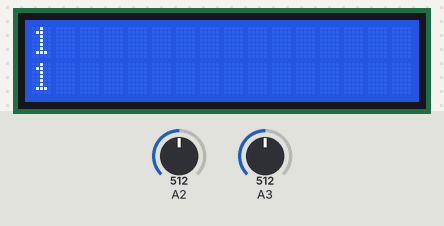
The sketch below on a simulated Arduino Uno, built with avr-gcc and run on an emulated ATmega328P. Shown: 16×2 character LCD. The test bench sets the inputs (shaded band); at power-on: A2 = 512, A3 = 512. No radio packets arrive unless stated; what the sketch prints to the serial monitor is not drawn.

Above: at 1.3 s.
1.4 s: A2 set to 610
At 2.6 s:
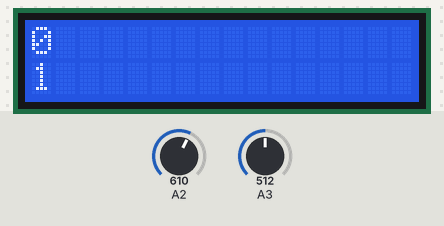
2.9 s: A3 set to 610
At 3.7 s:
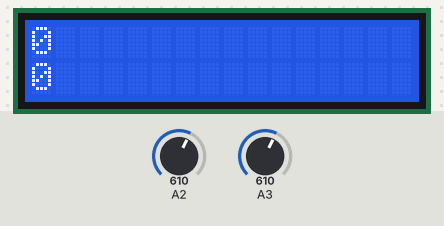
4.4 s: A2 set to 590
At 4.8 s:
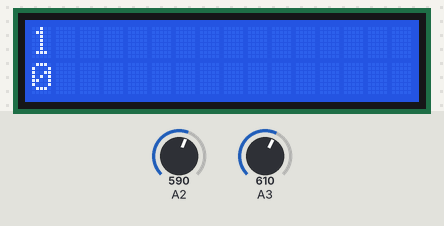
5.9 s: A3 set to 390
At 7.1 s:
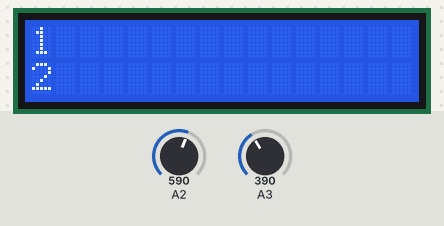
7.4 s: A2 set to 716
At 8.2 s:
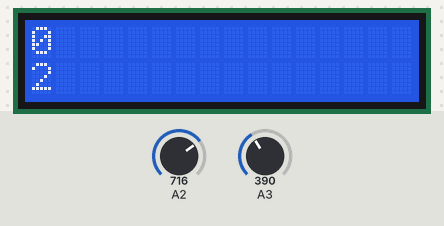
Timing chart, 0 to 9.9 s (numbered marks = the images above; inputs shaded):
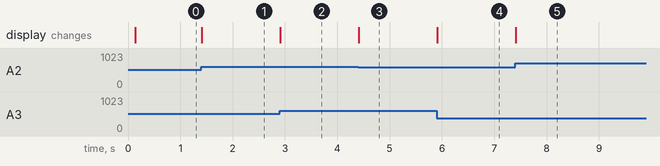

The sketch:

transmitter.ino
```cpp
#include <Wire.h>
#include <LiquidCrystal_I2C.h>
#include <SPI.h>
#include <nRF24L01.h>
#include <RF24.h>

const uint64_t pipe = 0xF0F1F2F3F4LL;

RF24 radio(9, 10);
LiquidCrystal_I2C lcd(0x3f,16,2);
void setup()
{
  lcd.init();
  lcd.backlight();// Включаем подсветку дисплея


  Serial.begin(9600);

  radio.begin();
  delay(2);
  radio.setChannel(11);
  radio.setDataRate(RF24_1MBPS);
  radio.setPALevel(RF24_PA_HIGH);
  radio.openWritingPipe(pipe);
  digitalWrite(A3, HIGH);
  digitalWrite(A2, HIGH);
  lcd.init();
  lcd.backlight();
}


void loop()
{
	int leftTrack = analogRead(2),
		rightTrack = analogRead(3),
		firstPart = analizeAnalogIn(leftTrack),
		secondPart = analizeAnalogIn(rightTrack),
		command[2] = {firstPart, secondPart};
   Serial.print(firstPart);
   Serial.println(secondPart);
  lcd.setCursor(0, 0);
  lcd.print(firstPart );
  lcd.setCursor(0, 1);
  lcd.print(secondPart );
	radio.write(&command, sizeof(command));
}

int analizeAnalogIn(int arg)
{
	if (arg < 600 && arg > 400)
	{
		return 1;
	}
	else if (arg < 400)
	{
		return 2;
	}
	else
	{
		return 0;
	}
}
```

Measured:
- after the input at 1.4 s, the display: changes at once (image 1)
- after the input at 2.9 s, the display: changes at once (image 2)
- after the input at 4.4 s, the display: changes at once (image 3)
- after the input at 5.9 s, the display: changes at once (image 4)
- after the input at 7.4 s, the display: changes at once (image 5)
